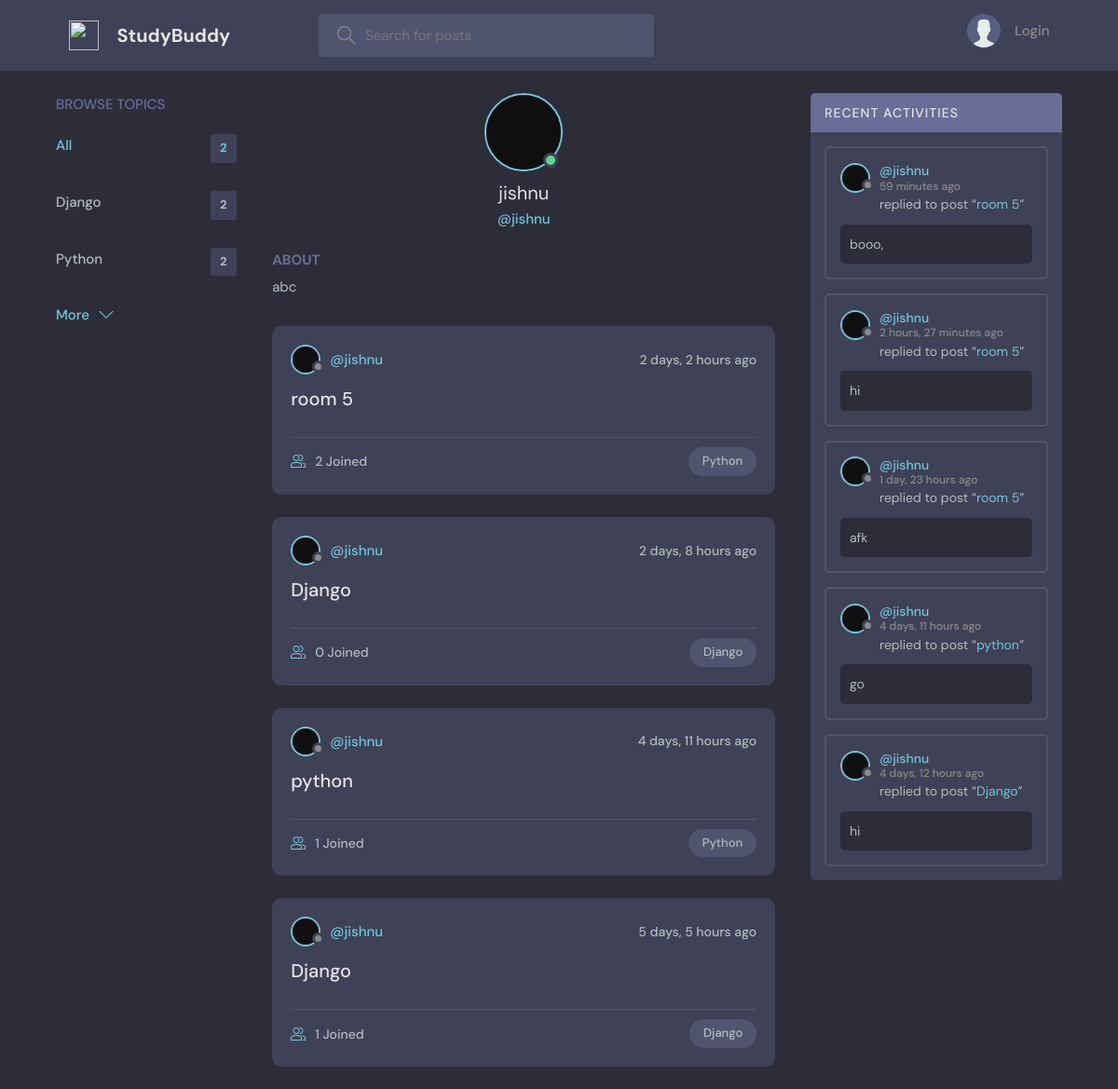
Page /profile/1/ on the committed database.
### chat/models.py (models this page shows, shortened)
class Topic(models.Model):
    name = models.CharField(max_length=200)

class UserProfile(models.Model):
    user = models.OneToOneField(User, on_delete=models.CASCADE)
    bio = models.TextField(blank=True)
    profile_picture = models.ImageField(null=True, default="images/avatar.svg")

class Room(models.Model):
    host = models.ForeignKey(User, on_delete=models.SET_NULL, null=True)
    topic = models.ForeignKey(Topic, on_delete=models.SET_NULL, null=True)
    name = models.CharField(max_length=200)
    description = models.TextField(null=True, blank=True)
    participants = models.ManyToManyField(
        User, related_name='participants', blank=True)
    updated = models.DateTimeField(auto_now=True)
    created = models.DateTimeField(auto_now_add=True)
    class Meta:
        ordering = ['-updated', '-created']
    def __str__(self):
        return self.name

class Message(models.Model):
    user = models.ForeignKey(User, on_delete=models.CASCADE)
    room = models.ForeignKey(Room, on_delete=models.CASCADE)
    body = models.TextField()
    updated = models.DateTimeField(auto_now=True)
    created = models.DateTimeField(auto_now_add=True)
    class Meta:
        ordering = ['-updated', '-created']

### chat/views.py (the view)
# urls.py: path('profile/<str:pk>/', views.userProfile, name="user-profile"),
def userProfile(request, pk):
    user = User.objects.get(id=pk)
    rooms = user.room_set.all()
    user_profile = user.userprofile
    room_messages = user.message_set.all()
    topics = Topic.objects.all()
    context = {'user': user, 'rooms': rooms,
               'room_messages': room_messages,
                'topics': topics,
                'user_profile': user_profile,}
    return render(request, 'base/profile.html', context)

### chat/templates/base/profile.html (shortened to what this page needs)
{% extends 'main.html' %}
{% load static %}
{% block content %}
<main class="profile-page layout layout--3">
  <div class="container">
    {% include 'base/topics_component.html' %}
    <div class="roomList">
      <div class="profile">
        <div class="profile__avatar">
          {% if user.userprofile.profile_picture %}
            <div class="avatar avatar--large active">
              <img src="{{ user.userprofile.profile_picture.url }}" alt="Profile Picture">
            </div>
          {% else %}
            <div class="avatar avatar--large active">
              <img src="{% static 'images/avatar.svg' %}" alt="Default Profile Picture">
            </div>
          {% endif %}
        </div>
        <div class="profile__info">
          <h3>{{ user.username }}</h3>
          <p>@{{ user.username }}</p>
        </div>
        <div class="profile__about">
          <h3>About</h3>
          <p>
            {{ user.userprofile.bio }}
          </p>
        </div>
      </div>
      {% include 'base/feed_component.html' %}
    </div>
    {% include 'base/activity_component.html' %}
  </div>
</main>
{% endblock content %}

### templates/main.html (shortened to what this page needs)
<!DOCTYPE html>
{% load static %}
<html lang="en">
<head>
    <link rel="stylesheet" href="{% static 'styles/style.css' %}" />
</head>
<body>
    {% include 'navbar.html' %}
    {% block content %}
    {% endblock %}
</body>
</html>

### templates/navbar.html (shortened to what this page needs)
{% load static %}
<header class="header header--loggedIn">
    <div class="container">
        <a href="{% url 'home' %}" class="header__logo">
            <img src="{% static 'images/logo.svg' %}" />
            <h1>StudyBuddy</h1>
        </a>
        <form class="header__search" method="GET" action="{% url 'home' %}">
            <label>
                <input name="q" placeholder="Search for posts" />
            </label>
        </form>
        <nav class="header__menu">
            {% if request.user.is_authenticated %}
            <div class="header__user">
                <a href="{% url 'update-user' request.user.id %}">
                    <div class="avatar avatar--medium active">
                        <img src="{{ user.userprofile.profile_picture.url }}" alt="Profile Picture">
                    </div>
                    <p>{{request.user.username}} <span>@{{request.user.username}}</span></p>
                </a>
                <button class="dropdown-button">
                    <svg version="1.1" xmlns="http://www.w3.org/2000/svg" width="32" height="32" viewBox="0 0 32 32">
                        <title>chevron-down</title>
                        <path d="M16 21l-13-13h-3l16 16 16-16h-3l-13 13z"></path>
                    </svg>
                </button>
            </div>
            {% else %}
            <a href="{% url 'login' %}">
                <img src="{% static 'images/avatar.svg' %}" />
                <p>Login</p>
            </a>
            {% endif %}
        </nav>
    </div>
</header>

### chat/templates/base/topics_component.html
<div class="topics">
    <div class="topics__header">
        <h2>Browse Topics</h2>
    </div>
    <ul class="topics__list">
        <li>
            <a href="{% url 'home' %}" class="active">All <span>{{topics.count}}</span></a>
        </li>
        {% for topic in topics %}
        <li>
            <a href="{% url 'home' %}?q={{topic.name}}">{{topic.name}}<span>{{topic.room_set.all.count}}</span></a>
        </li>
        {% endfor %}
    </ul>
    <a class="btn btn--link" href="{% url 'topics' %}">
        More
        <svg version="1.1" xmlns="http://www.w3.org/2000/svg" width="32" height="32" viewBox="0 0 32 32">
            <title>chevron-down</title>
            <path d="M16 21l-13-13h-3l16 16 16-16h-3l-13 13z"></path>
        </svg>
    </a>
</div>

### chat/templates/base/feed_component.html (shortened to what this page needs)
{% for room in rooms %}
<div class="roomListRoom">
    <div class="roomListRoom__header">
        <a href="{% url 'user-profile' room.host.id %}" class="roomListRoom__author">
            <div class="avatar avatar--small">
                <img src="{{ user.userprofile.profile_picture.url }}" alt="Profile Picture">
            </div>
            <span>@{{room.host.username}}</span>
        </a>
        <div class="roomListRoom__actions">
            <span>{{room.created|timesince}} ago</span>
        </div>
    </div>
    <div class="roomListRoom__content">
        <a href="{% url 'room' room.id %}">{{room.name}}</a>
    </div>
    <div class="roomListRoom__meta">
        <a href="{% url 'room' room.id %}" class="roomListRoom__joined">
            {{room.participants.all.count}} Joined
        </a>
        <p class="roomListRoom__topic">{{room.topic.name}}</p>
    </div>
</div>
{% endfor %}

### chat/templates/base/activity_component.html (shortened to what this page needs)
<div class="activities">
    <div class="activities__header">
        <h2>Recent Activities</h2>
    </div>
    {% for message in room_messages %}
    <div class="activities__box">
        <div class="activities__boxHeader roomListRoom__header">
            <a href="{% url 'user-profile' message.user.id %}" class="roomListRoom__author">
                <div class="avatar avatar--small">
                    <img src="{{ user.userprofile.profile_picture.url }}" alt="Profile Picture">
                </div>
                <p>
                    @{{message.user.username}}
                    <span>{{message.created|timesince}} ago</span>
                </p>
            </a>
        </div>
        <div class="activities__boxContent">
            <p>replied to post “<a href="{% url 'room' message.room.id %}">{{message.room}}</a>”</p>
            <div class="activities__boxRoomContent">{{message.body}}</div>
        </div>
    </div>
    {% endfor %}
</div>

### rows in the picture
Topic: name "Django", room_set.all.count "2"
Topic: name "Python", room_set.all.count "2"
Room: userprofile.profile_picture (picture), host.username "jishnu", created "2 days, 2 hours", name "room 5", participants.all.count "2", topic.name "Python"
Room: userprofile.profile_picture (picture), host.username "jishnu", created "2 days, 8 hours", name "Django", participants.all.count "0", topic.name "Django"
Room: userprofile.profile_picture (picture), host.username "jishnu", created "4 days, 11 hours", name "python", participants.all.count "1", topic.name "Python"
Room: userprofile.profile_picture (picture), host.username "jishnu", created "5 days, 5 hours", name "Django", participants.all.count "1", topic.name "Django"
Message: userprofile.profile_picture (picture), user.username "jishnu", created "59 minutes", room "room 5", body "booo,"
Message: userprofile.profile_picture (picture), user.username "jishnu", created "2 hours, 27 minutes", room "room 5", body "hi"
Message: userprofile.profile_picture (picture), user.username "jishnu", created "1 day, 23 hours", room "room 5", body "afk"
Message: userprofile.profile_picture (picture), user.username "jishnu", created "4 days, 11 hours", room "python", body "go"
Message: userprofile.profile_picture (picture), user.username "jishnu", created "4 days, 12 hours", room "Django", body "hi"

### other values in the picture
{{ topics.count }} "2"
{{ user.username }} "jishnu"
{{ user.userprofile.bio }} "abc"
